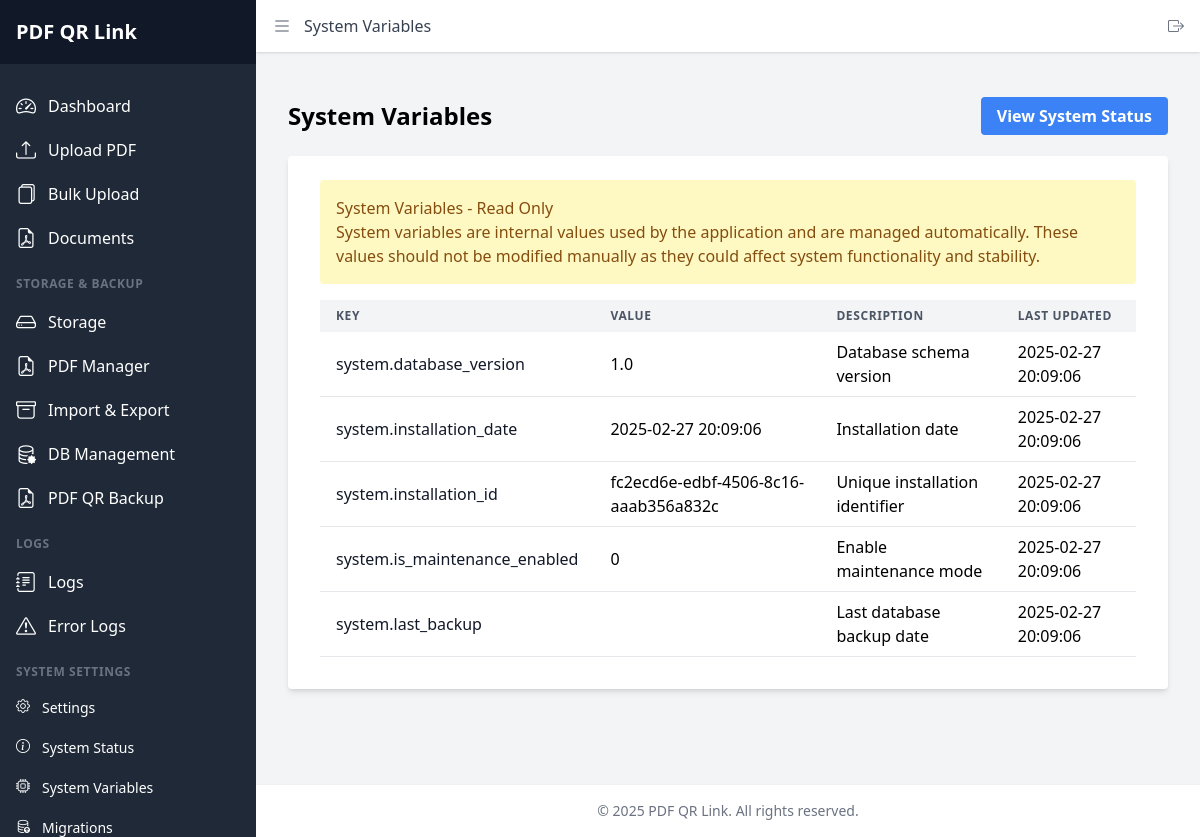
Page /admin/system.php on the committed database.
### tables this page shows
CREATE TABLE settings (
        id INTEGER PRIMARY KEY AUTOINCREMENT,
        setting_key TEXT NOT NULL UNIQUE,
        setting_value TEXT NOT NULL,
        setting_description TEXT,
        setting_type TEXT DEFAULT 'text',
        is_public INTEGER DEFAULT 0,
        is_editable INTEGER DEFAULT 1,
        updated_at TIMESTAMP DEFAULT CURRENT_TIMESTAMP
    );

CREATE TABLE system_variables (
        id INTEGER PRIMARY KEY AUTOINCREMENT,
        variable_key TEXT NOT NULL UNIQUE,
        variable_value TEXT,
        description TEXT,
        is_encrypted INTEGER DEFAULT 0,
        created_at TIMESTAMP DEFAULT CURRENT_TIMESTAMP,
        updated_at TIMESTAMP DEFAULT CURRENT_TIMESTAMP
    );

### includes/utilities.php (called while the page is built, shortened)
<?php
function getSettingValue($key, $default = null) {
    try {
        $db = getDbConnection();
        $stmt = $db->prepare("SELECT setting_value FROM settings WHERE setting_key = ?");
        $stmt->execute([$key]);
        $value = $stmt->fetchColumn();
        return $value !== false ? $value : $default;
    } catch (Exception $e) {
        logError('Error getting setting value: ' . $e->getMessage());
        return $default;
    }
}
function getAllSystemVariables() {
    try {
        $db = getDbConnection();
        $stmt = $db->prepare("SELECT * FROM system_variables ORDER BY variable_key");
        $stmt->execute();
        return $stmt->fetchAll(PDO::FETCH_ASSOC);
    } catch (Exception $e) {
        error_log("Failed to get system variables: " . $e->getMessage());
        return [];
    }
}
?>

### admin/system.php (the view, shortened to what this page needs)
<?php
$pageTitle = 'System Variables';
$systemVariables = getAllSystemVariables();
include_once 'header.php';
?>
<div class="container mx-auto px-4 py-8">
    <div class="flex justify-between items-center mb-6">
        <h1 class="text-2xl font-bold">System Variables</h1>
        <div>
            <a href="system_status.php" class="bg-blue-500 hover:bg-blue-700 text-white font-bold py-2 px-4 rounded focus:outline-none focus:shadow-outline">
                View System Status
            </a>
        </div>
    </div>
    <div class="bg-white shadow-md rounded px-8 pt-6 pb-8 mb-4">
        <div class="mb-4 p-4 rounded bg-yellow-100 text-yellow-800">
            <p class="font-medium"> System Variables - Read Only</p>
            <p>System variables are internal values used by the application and are managed automatically. These values should not be modified manually as they could affect system functionality and stability.</p>
        </div>
        <div class="overflow-x-auto">
            <table class="min-w-full bg-white">
                <thead>
                    <tr>
                        <th class="py-2 px-4 bg-gray-100 text-left text-xs font-semibold text-gray-600 uppercase tracking-wider">Key</th>
                        <th class="py-2 px-4 bg-gray-100 text-left text-xs font-semibold text-gray-600 uppercase tracking-wider">Value</th>
                        <th class="py-2 px-4 bg-gray-100 text-left text-xs font-semibold text-gray-600 uppercase tracking-wider">Description</th>
                        <th class="py-2 px-4 bg-gray-100 text-left text-xs font-semibold text-gray-600 uppercase tracking-wider">Last Updated</th>
                    </tr>
                </thead>
                <tbody>
                    <?php if (empty($systemVariables)): ?>
                        <tr>
                            <td colspan="4" class="py-4 px-4 border-b border-gray-200 text-center text-gray-500">No system variables found.</td>
                        </tr>
                    <?php else: ?>
                        <?php foreach ($systemVariables as $variable): ?>
                            <tr>
                                <td class="py-2 px-4 border-b border-gray-200">
                                    <div class="font-medium text-gray-900"><?php echo htmlspecialchars($variable['variable_key']); ?></div>
                                </td>
                                <td class="py-2 px-4 border-b border-gray-200">
                                    <?php
                                    $value = htmlspecialchars($variable['variable_value']);
                                    if (strtolower($value) === 'true') {
                                        echo '<span class="px-2 inline-flex text-xs leading-5 font-semibold rounded-full bg-green-100 text-green-800">True</span>';
                                    } elseif (strtolower($value) === 'false') {
                                        echo '<span class="px-2 inline-flex text-xs leading-5 font-semibold rounded-full bg-red-100 text-red-800">False</span>';
                                    } else {
                                        echo $value;
                                    }
                                    ?>
                                </td>
                                <td class="py-2 px-4 border-b border-gray-200"><?php echo htmlspecialchars($variable['description'] ?: ''); ?></td>
                                <td class="py-2 px-4 border-b border-gray-200"><?php echo date('Y-m-d H:i:s', strtotime($variable['updated_at'])); ?></td>
                            </tr>
                        <?php endforeach; ?>
                    <?php endif; ?>
                </tbody>
            </table>
        </div>
    </div>
</div>
<?php
include_once 'footer.php';
?>

### admin/header.php (shortened to what this page needs)
<?php
require_once __DIR__ . '/../includes/init.php';
$currentPage = basename($_SERVER['PHP_SELF']);
?>
<!DOCTYPE html>
<html lang="en">
<head>
    <link rel="stylesheet" href="<?php echo BASE_URL; ?>assets/css/tailwind.css?<?php echo CSS_CACHE_KEY; ?>">
    <link rel="stylesheet" href="https://cdnjs.cloudflare.com/ajax/libs/bootstrap-icons/1.11.3/font/bootstrap-icons.min.css" />
</head>
<body class="bg-gray-100 min-h-screen">
    <div x-data="{ sidebarOpen: false, sidebarPinned: true }"
         @resize.window="sidebarOpen = (window.innerWidth >= 768) ? sidebarPinned : false">
        <aside class="fixed inset-y-0 left-0 z-30 w-64 bg-gray-800 overflow-y-auto transition-all duration-300 transform"
             :class="{'translate-x-0': sidebarOpen, '-translate-x-full': !sidebarOpen, 'md:translate-x-0': sidebarPinned}">
            <div class="flex items-center justify-between h-16 bg-gray-900 px-4">
                <span class="text-white font-bold text-xl"><?php echo getSettingValue('general.site_title', 'PDF QR Link'); ?></span>
            </div>
            <nav class="mt-5 px-2">
                <a href="<?php echo BASE_URL; ?>admin/index.php" class="group flex items-center px-2 py-2 text-base font-medium rounded-md <?php echo $currentPage === 'index.php' ? 'bg-gray-700 text-white' : 'text-white hover:bg-gray-700'; ?>">
                    <i class="bi bi-speedometer2 mr-3 text-xl"></i>
                    <span>Dashboard</span>
                </a>
                <a href="<?php echo BASE_URL; ?>admin/upload.php" class="group flex items-center px-2 py-2 text-base font-medium rounded-md <?php echo $currentPage === 'upload.php' ? 'bg-gray-700 text-white' : 'text-white hover:bg-gray-700'; ?>">
                    <i class="bi bi-upload mr-3 text-xl"></i>
                    <span>Upload PDF</span>
                </a>
                <a href="<?php echo BASE_URL; ?>admin/bulk-upload.php" class="group flex items-center px-2 py-2 text-base font-medium rounded-md <?php echo $currentPage === 'bulk-upload.php' ? 'bg-gray-700 text-white' : 'text-white hover:bg-gray-700'; ?>">
                    <i class="bi bi-files mr-3 text-xl"></i>
                    <span>Bulk Upload</span>
                </a>
                <a href="<?php echo BASE_URL; ?>admin/documents.php" class="group flex items-center px-2 py-2 text-base font-medium rounded-md <?php echo $currentPage === 'documents.php' ? 'bg-gray-700 text-white' : 'text-white hover:bg-gray-700'; ?>">
                    <i class="bi bi-file-earmark-pdf mr-3 text-xl"></i>
                    <span>Documents</span>
                </a>
                <div class="mt-4 mb-2 px-2">
                    <h3 class="text-xs uppercase tracking-wider text-gray-500 font-semibold">Storage & Backup</h3>
                </div>
                <a href="<?php echo BASE_URL; ?>admin/storage.php" class="group flex items-center px-2 py-2 text-base font-medium rounded-md <?php echo $currentPage === 'storage.php' ? 'bg-gray-700 text-white' : 'text-white hover:bg-gray-700'; ?>">
                    <i class="bi bi-hdd mr-3 text-xl"></i>
                    <span>Storage</span>
                </a>
                <a href="<?php echo BASE_URL; ?>admin/file_manager.php" class="group flex items-center px-2 py-2 text-base font-medium rounded-md <?php echo $currentPage === 'file_manager.php' ? 'bg-gray-700 text-white' : 'text-white hover:bg-gray-700'; ?>">
                    <i class="bi bi-file-earmark-pdf mr-3 text-xl"></i>
                    <span>PDF Manager</span>
                </a>
                <a href="<?php echo BASE_URL; ?>admin/import_export.php" class="group flex items-center px-2 py-2 text-base font-medium rounded-md <?php echo $currentPage === 'import_export.php' ? 'bg-gray-700 text-white' : 'text-white hover:bg-gray-700'; ?>">
                    <i class="bi bi-archive mr-3 text-xl"></i>
                    <span>Import & Export</span>
                </a>
                <a href="<?php echo BASE_URL; ?>admin/db_management.php" class="group flex items-center px-2 py-2 text-base font-medium rounded-md <?php echo $currentPage === 'db_management.php' ? 'bg-gray-700 text-white' : 'text-white hover:bg-gray-700'; ?>">
                    <i class="bi bi-database-gear mr-3 text-xl"></i>
                    <span>DB Management</span>
                </a>
                <a href="<?php echo BASE_URL; ?>admin/pdf_backup.php" class="group flex items-center px-2 py-2 text-base font-medium rounded-md <?php echo $currentPage === 'pdf_backup.php' ? 'bg-gray-700 text-white' : 'text-white hover:bg-gray-700'; ?>">
                    <i class="bi bi-file-earmark-pdf mr-3 text-xl"></i>
                    <span>PDF QR Backup</span>
                </a>
                <div class="mt-4 mb-2 px-2">
                    <h3 class="text-xs uppercase tracking-wider text-gray-500 font-semibold">Logs</h3>
                </div>
                <a href="<?php echo BASE_URL; ?>admin/logs.php" class="group flex items-center px-2 py-2 text-base font-medium rounded-md <?php echo $currentPage === 'logs.php' ? 'bg-gray-700 text-white' : 'text-white hover:bg-gray-700'; ?>">
                    <i class="bi bi-journal-text mr-3 text-xl"></i>
                    <span>Logs</span>
                </a>
                <a href="<?php echo BASE_URL; ?>admin/error_logs.php" class="group flex items-center px-2 py-2 text-base font-medium rounded-md <?php echo $currentPage === 'error_logs.php' ? 'bg-gray-700 text-white' : 'text-white hover:bg-gray-700'; ?>">
                    <i class="bi bi-exclamation-triangle mr-3 text-xl"></i>
                    <span>Error Logs</span>
                </a>
                <div class="mt-4 mb-2 px-2">
                    <h3 class="text-xs uppercase tracking-wider text-gray-500 font-semibold">System Settings</h3>
                </div>
                <a href="<?php echo BASE_URL; ?>admin/settings.php" class="group flex items-center px-2 py-2 text-sm font-medium rounded-md <?php echo $currentPage === 'settings.php' ? 'bg-gray-700 text-white' : 'text-white hover:bg-gray-700'; ?>">
                    <i class="bi bi-gear mr-3 flex-shrink-0 h-6 w-6"></i>
                    Settings
                </a>
                <a href="<?php echo BASE_URL; ?>admin/system_status.php" class="group flex items-center px-2 py-2 text-sm font-medium rounded-md <?php echo $currentPage === 'system_status.php' ? 'bg-gray-700 text-white' : 'text-white hover:bg-gray-700'; ?>">
                    <i class="bi bi-info-circle mr-3 flex-shrink-0 h-6 w-6"></i>
                    System Status
                </a>
                <a href="<?php echo BASE_URL; ?>admin/system.php" class="group flex items-center px-2 py-2 text-sm font-medium rounded-md <?php echo $currentPage === 'system.php' ? 'bg-gray-700 text-white' : 'text-white hover:bg-gray-700'; ?>">
                    <i class="bi bi-cpu mr-3 flex-shrink-0 h-6 w-6"></i>
                    System Variables
                </a>
                <a href="<?php echo BASE_URL; ?>admin/migrations.php" class="group flex items-center px-2 py-2 text-sm font-medium rounded-md <?php echo $currentPage === 'migrations.php' ? 'bg-gray-700 text-white' : 'text-white hover:bg-gray-700'; ?>">
                    <i class="bi bi-database-up mr-3 flex-shrink-0 h-6 w-6"></i>
                    Migrations
                </a>
            </nav>
        </aside>
        <div class="flex flex-col min-h-screen transition-all duration-300"
             :class="{'md:ml-64': sidebarPinned, 'ml-0': !sidebarPinned}">
            <header class="bg-white shadow relative z-10">
                <div class="flex justify-between items-center px-4 py-3">
                    <div class="flex items-center">
                        <button @click="sidebarOpen = !sidebarOpen" class="text-gray-500 focus:outline-none focus:ring mr-3">
                            <i class="bi text-xl" :class="sidebarOpen ? 'bi-x' : 'bi-list'"></i>
                        </button>
                        <span class="text-gray-700 font-medium"><?php echo htmlspecialchars($pageTitle ?? 'Admin'); ?></span>
                    </div>
                    <div class="flex items-center">
                        <a href="<?php echo BASE_URL; ?>admin/logout.php" class="text-gray-500 hover:text-gray-700">
                            <i class="bi bi-box-arrow-right"></i>
                        </a>
                    </div>
                </div>
            </header>
            <main class="flex-grow p-4 relative z-0">

### admin/footer.php
            </main>
            <footer class="bg-white p-4 shadow mt-8">
                <div class="container mx-auto">
                    <p class="text-center text-gray-500 text-sm">
                        <?php
                        $footerText = getSettingValue('general.footer_text', '&copy; ' . date('Y') . ' ' . getSettingValue('general.site_title', 'PDF QR Link') . '. All rights reserved.');
                        echo $footerText;
                        ?>
                    </p>
                </div>
            </footer>
        </div>
    </div>
</body>
</html>

### rows in the picture
settings: setting_value "PDF QR Link", setting_value "© 2025 PDF QR Link. All rights reserved."
system_variables: variable_key "system.database_version", variable_value "1.0", description "Database schema version", updated_at "2025-02-27 20:09:06"
system_variables: variable_key "system.installation_date", variable_value "2025-02-27 20:09:06", description "Installation date", updated_at "2025-02-27 20:09:06"
system_variables: variable_key "system.installation_id", variable_value "fc2ecd6e-edbf-4506-8c16-aaab356a832c", description "Unique installation identifier", updated_at "2025-02-27 20:09:06"
system_variables: variable_key "system.is_maintenance_enabled", variable_value "0", description "Enable maintenance mode", updated_at "2025-02-27 20:09:06"
system_variables: variable_key "system.last_backup", description "Last database backup date", updated_at "2025-02-27 20:09:06"

### other values in the picture
$pageTitle "System Variables"
